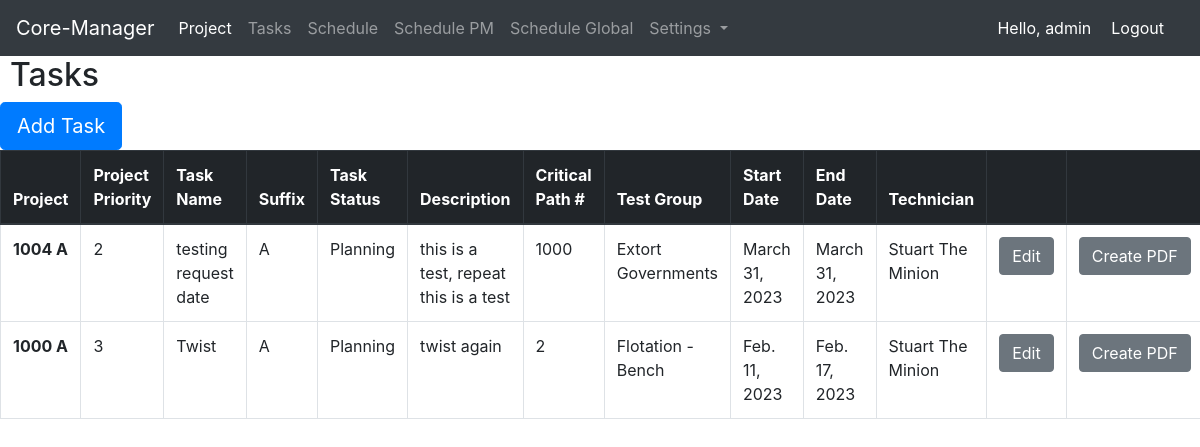
The app's page /task_home_page (signed in) with its own data.
### project/models.py (models this page shows, shortened)
class Task(models.Model):
    task_name = models.CharField(max_length=200)
    task_suffix = models.CharField(max_length=10, choices=suffix, default="A")
    task_description = models.TextField()
    task_critical_path = models.IntegerField(default=1000)
    task_group = models.ForeignKey(TestList, on_delete=models.CASCADE, default="Nil")
    task_assigned_to = models.ForeignKey(Technician, on_delete=models.CASCADE, blank=True, null=True)
    task_request_date = models.DateField()
    task_created_by = models.CharField(max_length=30, blank=True)
    task_creation_date = models.DateTimeField(auto_now_add=True)
    task_status = models.CharField(max_length=25, choices=status, default='Planning')
    task_shift = models.CharField(max_length=25, choices=shift, default='FD')
    task_start_date = models.DateField(blank=True, null=True)
    task_end_date = models.DateField(blank=True, null=True)
    project = models.ForeignKey(Project, on_delete=models.CASCADE)
    task_pan = models.CharField(max_length=30)
    task_pulverise = models.CharField(max_length=10, choices=pulverise, default='No')
    task_assay_loc = models.CharField(max_length=15, choices=assay_loc, default='Internal')
    assay_method = models.TextField(blank=True, null=True)
    task_concated_name = models.CharField(max_length=50, blank=True, null=True)

class Project(models.Model):
    project_number = models.CharField(max_length=50)
    project_suffix = models.CharField(max_length=10, choices=suffix, default="A")
    project_owner = models.ForeignKey(ProjectOwners, on_delete=models.CASCADE, blank=True)
    project_priority = models.CharField(max_length=20, choices=project_priority_list, default='3')
    project_status = models.CharField(max_length=25, choices=status, default='Planning')
    project_creation_date = models.DateField(auto_now_add=True)
    project_created_by = models.CharField(max_length=50)
    project_modified_by = models.CharField(max_length=50, null=True)
    project_modified_date = models.DateField(blank=True, null=True)
    project_concated_name = models.CharField(max_length=50, blank=True, null=True)
    def __str__(self):
        return self.project_concated_name

class TestList(models.Model):
    test = models.CharField(max_length=150, blank=True)
    def __str__(self):
        return self.test

class Technician(models.Model):
    first_name = models.CharField(max_length=50)
    last_name = models.CharField(max_length=70)
    email_address = models.CharField(max_length=250, blank=True)
    technician_concat_name = models.CharField(max_length=100, blank=True)
    def __str__(self):
        return self.technician_concat_name

### project/views.py (the view)
# urls.py: path('task_home_page', views.task_home_page, name="task_home_page"),
@login_required(login_url='home_app:login')
def task_home_page(request):
    task_list = Task.objects.all().exclude(Q(task_status='Completed') | Q(task_status='Cancelled')).order_by('project__project_priority', 'task_critical_path')
    return render(request, 'project/task_home_page.html', {
        'task_list': task_list,
    })

### templates/project/task_home_page.html (shortened to what this page needs)
{% extends 'base.html' %}
{% load static %}
 {% block css_files %}
        <link rel="stylesheet" href="{% static "project/project.css" %}">
  {% endblock %}
{% block content %}
<h2>Tasks</h2>
<a class="btn btn-primary btn-lg" href="{% url 'project_app:add_task' %}" role="button">Add Task</a>
<table class="table table-bordered table-hover">
    <thead class="thead-dark">
    <tr>
        <th scope="col">Project</th>
        <th scope="col">Project Priority</th>
        <th scope="col">Task Name</th>
        <th scope="col">Suffix</th>
        <th scope="col">Task Status</th>
        <th scope="col">Description</th>
        <th scope="col">Critical Path #</th>
        <th scope="col">Test Group</th>
        <th scope="col">Start Date</th>
        <th scope="col">End Date</th>
        <th scope="col">Technician</th>
        <th scope="col"></th>
        <th scope="col"></th>
    </tr>
    </thead>
    <tbody>
         {% if task_list %}
    {% for task in task_list %}
        <tr>
            <th scope="row">{{task.project}}</th>
            <td>{{task.project.project_priority}}</td>
            <td>{{task.task_name}}</td>
            <td>{{task.task_suffix}}</td>
            <td>{{task.task_status}}</td>
            <td>{{task.task_description}}</td>
            <td>{{task.task_critical_path}}</td>
            <td>{{task.task_group}}</td>
            <td>{{task.task_start_date}}</td>
            <td>{{task.task_end_date}}</td>
            <td>{{task.task_assigned_to}}</td>
            {% if request.user.groups.all.0.name == 'Coordinator' %}
                <td><a href="{% url 'project_app:full_edit_task' task.id %}" class="btn btn-secondary"> Edit </a></td>
                <td><a href="{% url 'project_app:task_pdf' task.id %}" class="btn btn-secondary">Create PDF</a></td>
            {% endif %}
        </tr>
    {% endfor %}
{% endif %}
    </tbody>
</table>
{% endblock %}

### templates/header.html (shortened to what this page needs)
<nav class="navbar navbar-expand-lg navbar-dark bg-dark">
  <a class="navbar-brand" href="{% url 'home_app:index' %}">Core-Manager</a>
  <div class="collapse navbar-collapse" id="navbarSupportedContent">
    <ul class="navbar-nav mr-auto">
      <li class="nav-item active">
        <a class="nav-link" href="{% url 'project_app:project_home_page' %}">Project <span class="sr-only">(current)</span></a>
      </li>
      <li class="nav-item">
        <a class="nav-link" href="{% url 'project_app:task_home_page' %}">Tasks</a>
      </li>
      {% if request.user.groups.all.0.name == 'Coordinator' %}
        <li class="nav-item">
          <a class="nav-link" href="{% url 'schedule_app:schedule_home' %}">Schedule</a>
        </li>
      {% endif %}
      <li class="nav-item">
          <a class="nav-link" href="{% url 'schedule_app:schedule_pm' %}">Schedule PM</a>
        </li>
      <li class="nav-item">
          <a class="nav-link" href="{% url 'schedule_app:schedule_global' %}">Schedule Global</a>
        </li>
      {% if request.user.groups.all.0.name == 'Coordinator' %}
        <li class="nav-item dropdown">
          <a class="nav-link dropdown-toggle" href="#" id="navbarDropdown" role="button" data-toggle="dropdown" aria-haspopup="true" aria-expanded="false">
            Settings
          </a>
        </li>
      {% endif %}
    </ul>
    <span class="hello-msg">Hello, {{ request.user }} </span>
    <span ><a class="hello-msg" href="{% url 'home_app:logout' %}">Logout</a> </span>
  </div>
</nav>

### static/project/project.css (style rules this page uses)
h2 { margin-left: 10px; }

### templates/header.html (style rules this page uses)
.hello-msg { font-size = 18px; color: #fff; margin-right: 20px; }

### records on screen
Task: project "1004 A", project.project_priority "2", task_name "testing request date", task_suffix "A", task_status "Planning", task_description "this is a test, repeat this is a test", task_critical_path "1000", task_group "Extort Governments", task_start_date "March 31, 2023", task_end_date "March 31, 2023", task_assigned_to "Stuart The Minion"
Task: project "1000 A", project.project_priority "3", task_name "Twist", task_suffix "A", task_status "Planning", task_description "twist again", task_critical_path "2", task_group "Flotation - Bench", task_start_date "Feb. 11, 2023", task_end_date "Feb. 17, 2023", task_assigned_to "Stuart The Minion"

### other values on screen
{{ request.user }} "admin"
